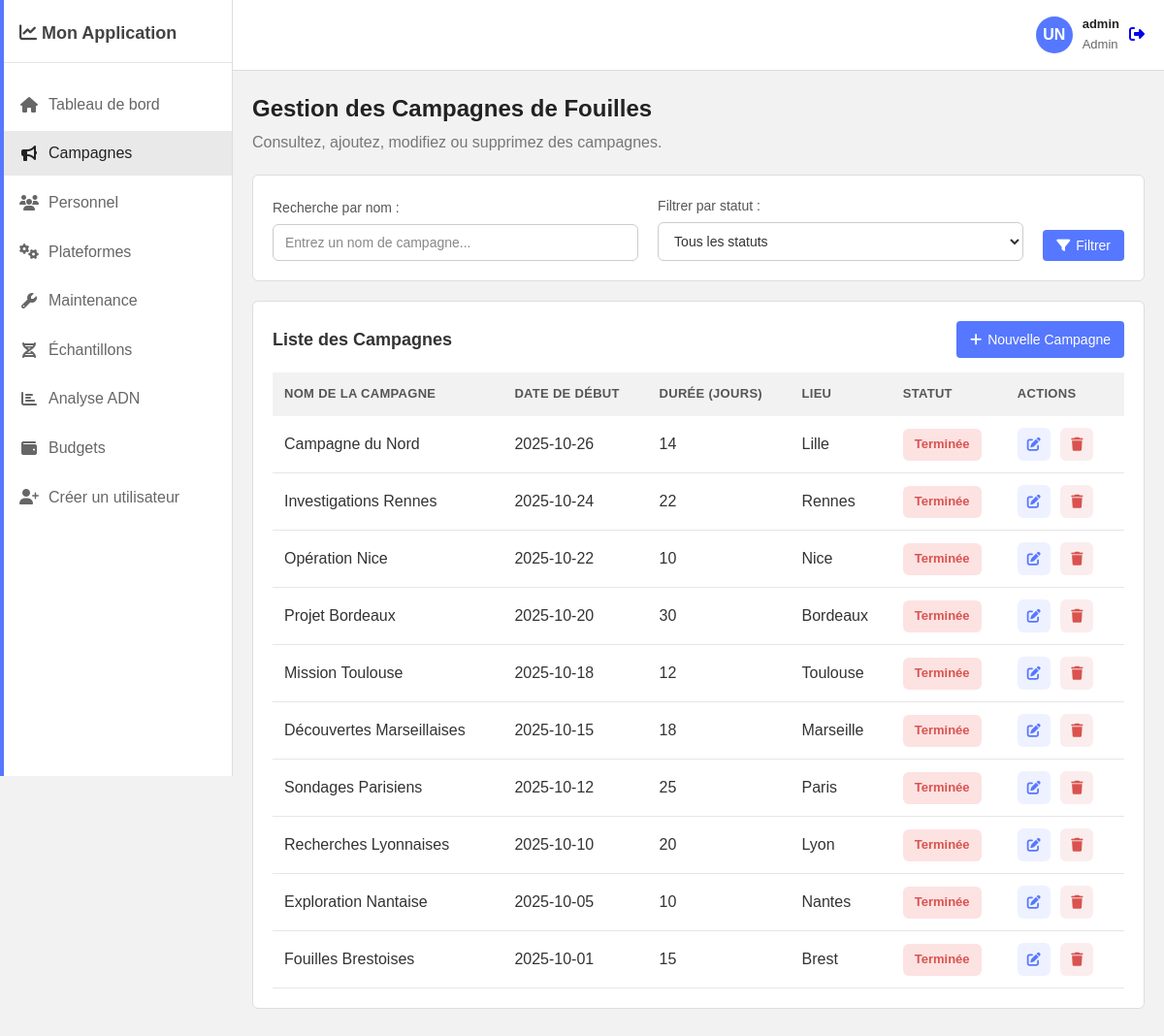
The app's page /campagnes/ (signed in) with its own data.
### monApp/models.py (models this page shows, shortened)
class User(db.Model, UserMixin):
    id = db.Column(db.Integer, primary_key=True)
    username = db.Column(db.String(80), unique=True, nullable=False)
    password = db.Column(db.String(256), nullable=False)
    role = db.Column(db.Enum(UserRole),
                     nullable=False,
                     default=UserRole.CHERCHEUR)

class Campagne(db.Model):
    __tablename__ = 'CAMPAGNE'
    idCamp = db.Column(db.Integer, primary_key=True)
    nom = db.Column(db.String(100))
    date_debut = db.Column(db.Date)
    duree = db.Column(db.Integer)
    lieu = db.Column(db.String(100))
    idPl = db.Column(db.Integer, db.ForeignKey('PLATEFORME.idPl'))
    echantillons = db.relationship('Echantillon',
                                   backref='campagne',
                                   lazy=True)
    @property
    def statut(self):
        today = date.today()
        if self.date_debut > today:
            return "Prévue"
        elif self.date_debut <= today <= self.date_debut + timedelta(
                days=self.duree):
            return "En cours"
        else:
            return "Terminée"
    @property
    def statut_class(self):
        if self.statut == "Prévue":
            return "primary"
        elif self.statut == "En cours":
            return "success"
        else:
            return "danger"

### monApp/views.py (the view)
@app.route('/campagnes/')
@login_required
@role_required(UserRole.CHERCHEUR, UserRole.ADMIN)
def campagnes():
    query = Campagne.query
    search_term = request.args.get('search')
    status_filter = request.args.get('status')
    if search_term:
        query = query.filter(Campagne.nom.ilike(f'%{search_term}%'))
    if status_filter:
        all_campagnes = query.order_by(Campagne.date_debut.desc()).all()
        campagnes_list = [
            c for c in all_campagnes
            if c.statut.lower().replace(' ', '_') == status_filter
        ]
    else:
        campagnes_list = query.order_by(Campagne.date_debut.desc()).all()
    return render_template('campagnes.html', campagnes=campagnes_list)

### monApp/views.py (called while the page is built)
def role_required(*roles):
    def wrapper(fn):
        @wraps(fn)
        def decorated_view(*args, **kwargs):
            if not current_user.is_authenticated or current_user.role not in roles:
                abort(403)
            return fn(*args, **kwargs)
        return decorated_view
    return wrapper

@login_manager.user_loader
def load_user(user_id):
    return User.query.get(int(user_id))

### monApp/templates/campagnes.html (shortened to what this page needs)
{% extends "base.html" %}
{% block extra_css %}
<link rel="stylesheet" href="{{ url_for('static', filename='../static/css/campagnes.css') }}">
{% endblock %}
{% block content %}
<div class="page-title">
    <h1>Gestion des Campagnes de Fouilles</h1>
    <p>Consultez, ajoutez, modifiez ou supprimez des campagnes.</p>
</div>
<div class="card filter-card">
    <form method="GET" action="{{ url_for('campagnes') }}" class="filter-form">
        <div class="filter-group">
            <label for="search">Recherche par nom :</label>
            <input type="text" id="search" name="search" placeholder="Entrez un nom de campagne..." value="{{ request.args.get('search', '') }}">
        </div>
        <div class="filter-group">
            <label for="status">Filtrer par statut :</label>
            <select id="status" name="status">
                <option value="">Tous les statuts</option>
            </select>
        </div>
        <button type="submit" class="btn btn-primary">
            <i class="fas fa-filter"></i> Filtrer
        </button>
    </form>
</div>
<div class="card">
    <div class="card-header">
        <h2 class="card-title">Liste des Campagnes</h2>
        <a href="{{ url_for('add_campagne') }}" class="btn btn-primary">
            <i class="fas fa-plus"></i> Nouvelle Campagne
        </a>
    </div>
    <div class="table-container">
        <table>
            <thead>
                <tr>
                    <th>Nom de la Campagne</th>
                    <th>Date de Début</th>
                    <th>Durée (jours)</th>
                    <th>Lieu</th>
                    <th>Statut</th>
                    <th>Actions</th>
                </tr>
            </thead>
            <tbody>
                {% for campagne in campagnes %}
                <tr>
                    <td>{{ campagne.nom }}</td>
                    <td>{{ campagne.date_debut }}</td>
                    <td>{{ campagne.duree }}</td>
                    <td>{{ campagne.lieu }}</td>
                    <td><span class="badge badge-{{ campagne.statut_class }}">{{ campagne.statut }}</span></td>
                    <td class="actions">
                        <a href="{{ url_for('edit_campagne', campagne_id=campagne.idCamp) }}" class="btn-action btn-edit" title="Modifier">
                            <i class="fas fa-edit"></i>
                        </a>
                        <a href="{{ url_for('delete_campagne', campagne_id=campagne.idCamp) }}" class="btn-action btn-delete" title="Supprimer">
                            <i class="fas fa-trash"></i>
                        </a>
                    </td>
                </tr>
                {% endfor %}
            </tbody>
        </table>
    </div>
</div>
{% endblock %}

### monApp/templates/base.html (shortened to what this page needs)
<!DOCTYPE html>
<html lang="fr">
<head>
    <link rel="stylesheet" href="https://cdnjs.cloudflare.com/ajax/libs/font-awesome/6.4.0/css/all.min.css">
    <link rel="stylesheet" href="{{ url_for('static', filename='../static/css/base.css') }}">
    {% block extra_css %}{% endblock %}
</head>
<body>
    <aside class="sidebar">
        <div class="sidebar-header">
            <h2><i class="fas fa-chart-line"></i> Mon Application</h2>
        </div>
        <nav>
            <ul class="sidebar-menu">
                <li><a href="{{ url_for('tableau_de_bord') }}" class="{{ 'active' if 'tableau_de_bord' in request.endpoint else '' }}"><i class="fas fa-home"></i> Tableau de bord</a></li>
                {% if current_user.role.value in ['chercheur', 'admin'] %}
                    <li><a href="{{ url_for('campagnes') }}" class="{{ 'active' if 'campagnes' in request.endpoint else '' }}"><i class="fas fa-bullhorn"></i> Campagnes</a></li>
                {% endif %}
                {% if current_user.role.value == 'admin' %}
                    <li><a href="{{ url_for('personnel') }}" class="{{ 'active' if 'personnel' in request.endpoint else '' }}"><i class="fas fa-users"></i> Personnel</a></li>
                {% endif %}
                {% if current_user.role.value in ['admin', 'technique'] %}
                    <li><a href="{{ url_for('plateforme') }}" class="{{ 'active' if 'plateforme' in request.endpoint else '' }}"><i class="fas fa-cogs"></i> Plateformes</a></li>
                    <li><a href="{{ url_for('maintenance') }}" class="{{ 'active' if 'maintenance' in request.endpoint else '' }}"><i class="fas fa-wrench"></i> Maintenance</a></li>
                {% endif %}
                {% if current_user.role.value in ['chercheur', 'admin'] %}
                    <li><a href="{{ url_for('sequences_adn') }}" class="{{ 'active' if 'sequences_adn' in request.endpoint else '' }}"><i class="fas fa-dna"></i> Échantillons</a></li>
                    <li><a href="{{ url_for('analyse') }}" class="{{ 'active' if 'analyse' in request.endpoint else '' }}"><i class="fas fa-chart-bar"></i> Analyse ADN</a></li>
                {% endif %}
                {% if current_user.role.value in ['direction', 'admin'] %}
                    <li><a href="{{ url_for('budget') }}" class="{{ 'active' if 'budget' in request.endpoint else '' }}"><i class="fas fa-wallet"></i> Budgets</a></li>
                {% endif %}
                {% if current_user.role.value in ['direction', 'admin'] %}
                    <li><a href="{{ url_for('creer_compte') }}" class="{{ 'active' if 'creer_compte' in request.endpoint else '' }}"><i class="fas fa-user-plus"></i> Créer un utilisateur</a></li>
                {% endif %}
            </ul>
        </nav>
    </aside>
    <main class="main-content">
        <header class="header">
            <div class="user-info">
                <div class="user-avatar">UN</div>
                <div class="user-details">
                    <span class="user-name">{{ current_user.username }}</span>
                    <span class="user-role">{{ current_user.role.value|capitalize }}</span>
                </div>
                <a href="{{ url_for('logout') }}" class="btn-logout" title="Déconnexion">
                    <i class="fas fa-sign-out-alt"></i>
                </a>
            </div>
        </header>
        <div class="container">
            {% block content %}{% endblock %}
        </div>
    </main>
</body>
</html>

### monApp/static/css/base.css (style rules this page uses)
* { margin: 0; padding: 0; box-sizing: border-box; }
body { font-family: Arial, sans-serif; background: #f2f2f2; color: #333; line-height: 1.6; min-height: 100vh; }
.sidebar { position: fixed; left: 0; top: 0; width: 240px; height: 100vh; background: #ffffff; border-right: 1px solid #ddd; padding: 20px 0; transition: transform 0.3s ease; }
.sidebar-header { padding: 0 20px 15px; border-bottom: 1px solid #e6e6e6; }
.sidebar-header h2 { font-size: 18px; font-weight: 700; color: #444; }
.sidebar-menu { list-style: none; padding: 15px 0; }
.sidebar-menu li { margin: 5px 0; }
.sidebar-menu a { display: flex; align-items: center; padding: 10px 20px; text-decoration: none; color: #666; transition: background 0.2s; }
.sidebar-menu a:hover, .sidebar-menu a.active { background: #e9e9e9; color: #222; }
.sidebar-menu a.active::before { content: ""; position: absolute; left: 0; width: 4px; top: 0; bottom: 0; background: #5677ff; }
.sidebar-menu i { margin-right: 10px; width: 20px; text-align: center; }
.main-content { margin-left: 240px; min-height: 100vh; }
.header { background: #ffffff; border-bottom: 1px solid #ddd; padding: 15px 20px; display: flex; justify-content: space-between; align-items: center; position: sticky; top: 0; }
.user-info { display: flex; align-items: center; gap: 10px; }
.user-avatar { width: 38px; height: 38px; border-radius: 50%; background: #5677ff; color: white; display: flex; align-items: center; justify-content: center; font-weight: 700; }
.user-details span { display: block; font-size: 13px; }
.user-name { font-weight: 600; color: #222; }
.user-role { color: #666; }
.container { padding: 20px; }
.page-title { margin-bottom: 20px; }
.page-title h1 { font-size: 24px; margin-bottom: 3px; color: #222; }
.page-title p { color: #777; }
.btn { padding: 8px 14px; border-radius: 4px; outline: none; border: none; cursor: pointer; display: inline-flex; align-items: center; gap: 6px; text-decoration: none; font-size: 14px; }
.btn-primary { background: #5677ff; color: white; }

### monApp/static/css/campagnes.css (style rules this page uses)
.filter-card { margin-bottom: 20px; background: #ffffff; padding: 20px; border: 1px solid #ddd; }
.filter-form { display: flex; gap: 20px; align-items: flex-end; flex-wrap: wrap; }
.filter-group { flex: 1; min-width: 200px; display: flex; flex-direction: column; gap: 6px; }
.filter-group label { color: #555; font-size: 14px; font-weight: 500; }
.filter-group input, .filter-group select { padding: 10px 12px; background: #ffffff; border: 1px solid #ccc; border-radius: 6px; color: #333; font-size: 14px; transition: border 0.2s; }
.filter-group input::placeholder { color: #888; }
.filter-group select { cursor: pointer; }
.card { background: #ffffff; border-radius: 6px; padding: 20px; border: 1px solid #ddd; margin-bottom: 20px; }
.card-header { display: flex; justify-content: space-between; align-items: center; margin-bottom: 15px; }
.card-title { font-size: 18px; font-weight: 600; }
.table-container { overflow-x: auto; }
table { width: 100%; border-collapse: collapse; }
thead { background: #f2f2f2; }
th { padding: 12px; text-align: left; font-weight: 600; font-size: 13px; text-transform: uppercase; letter-spacing: 0.3px; color: #555; }
td { padding: 12px; border-bottom: 1px solid #e6e6e6; }
.badge { display: inline-block; padding: 6px 12px; border-radius: 6px; font-size: 13px; font-weight: 600; }
.badge-danger { background: #fde2e2; color: #d9534f; }
.btn-action { display: inline-flex; align-items: center; justify-content: center; width: 34px; height: 34px; border-radius: 6px; margin-right: 6px; text-decoration: none; transition: 0.2s; font-size: 14px; }
.btn-edit { background: rgba(86, 119, 255, 0.1); color: #5677ff; }
.btn-delete { background: rgba(217, 83, 79, 0.1); color: #d9534f; }

### records on screen
User: username "admin", role.value "Admin"
Campagne: nom "Campagne du Nord", date_debut "2025-10-26", duree "14", lieu "Lille", statut "Terminée"
Campagne: nom "Investigations Rennes", date_debut "2025-10-24", duree "22", lieu "Rennes", statut "Terminée"
Campagne: nom "Opération Nice", date_debut "2025-10-22", duree "10", lieu "Nice", statut "Terminée"
Campagne: nom "Projet Bordeaux", date_debut "2025-10-20", duree "30", lieu "Bordeaux", statut "Terminée"
Campagne: nom "Mission Toulouse", date_debut "2025-10-18", duree "12", lieu "Toulouse", statut "Terminée"
Campagne: nom "Découvertes Marseillaises", date_debut "2025-10-15", duree "18", lieu "Marseille", statut "Terminée"
Campagne: nom "Sondages Parisiens", date_debut "2025-10-12", duree "25", lieu "Paris", statut "Terminée"
Campagne: nom "Recherches Lyonnaises", date_debut "2025-10-10", duree "20", lieu "Lyon", statut "Terminée"
Campagne: nom "Exploration Nantaise", date_debut "2025-10-05", duree "10", lieu "Nantes", statut "Terminée"
Campagne: nom "Fouilles Brestoises", date_debut "2025-10-01", duree "15", lieu "Brest", statut "Terminée"
